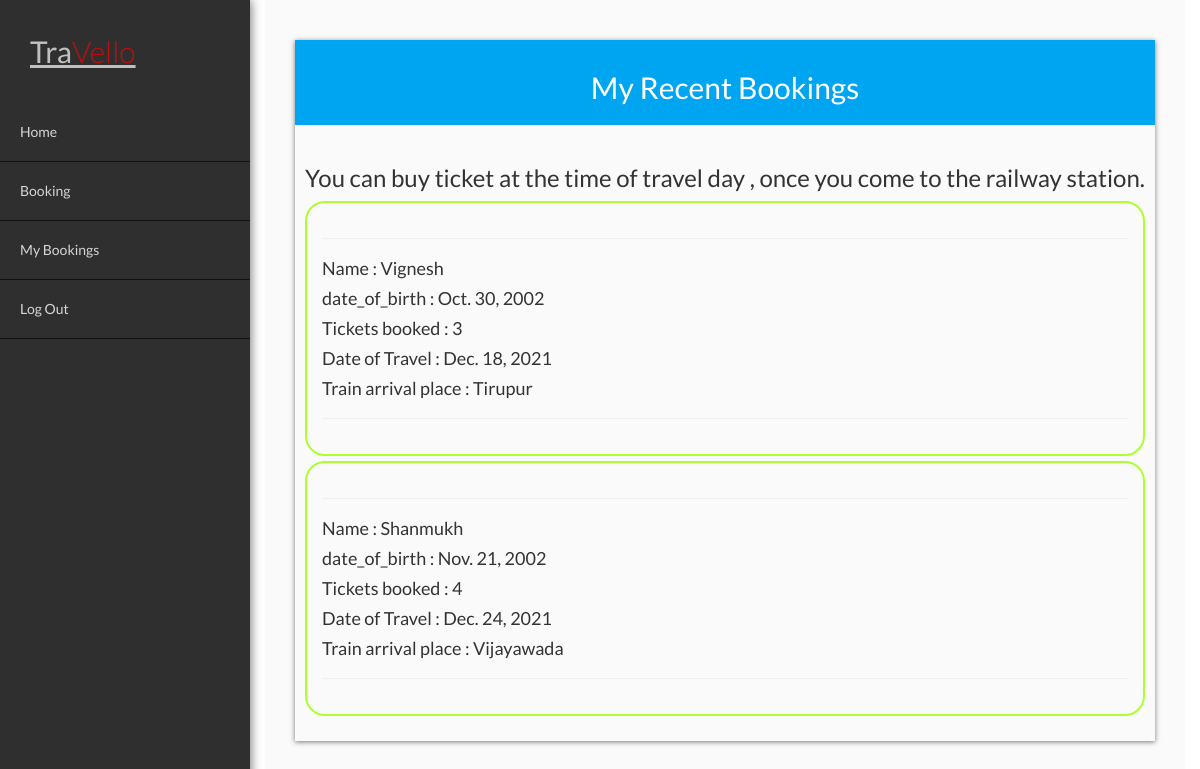
Screenshot of /booking_lists/ (signed in) with the database file from the repository.
### pages/models.py (models this page shows)
class Train_booking_Model(models.Model):
    user= models.ForeignKey(User, on_delete = models.CASCADE,null=True)
    name = models.CharField(max_length=100)
    age = models.IntegerField()
    date_of_birth = models.DateField(auto_now_add=False)
    no_of_persons = models.IntegerField()
    aadhar_number = models.BigIntegerField()
    type_of_coach = models.CharField(max_length=10,choices = choice)
    date = models.DateField(auto_now_add=False)
    trainName = models.ForeignKey(TrainModels,on_delete=models.CASCADE,null=False,related_name="trainName")
    place = models.CharField(max_length = 25)

### pages/views.py (the view)
# urls.py: path('booking_lists/',TrainBookedlist,name='Train Booking List')
@login_required(login_url='login')
def TrainBookedlist(request):
    datas = Train_booking_Model.objects.filter(user=request.user).all().values()
    context = {'datas':datas}
    return render(request,"pages/mybookings.html",context)

### templates/pages/mybookings.html (shortened to what this page needs)
{% extends "./dashboard1.html" %}
{% block content %}
  <div class="main-content">
      <div class="panel-wrapper">
        <div class="panel-head">
          <center><h2>My Recent Bookings</h2></center>
        </div>
        <div class="panel-body">
          <h3 style="text-align:center;">You can buy ticket at the time of travel day , once you come to the railway station.</h3>
            {% for data in datas %}
            <div class="datas">
            <hr>
                  <h4>Name : {{data.name}}</h4>
                  <h4>date_of_birth : {{data.date_of_birth}}</h4>
                  <h4>Tickets booked : {{data.no_of_persons}}</h4>
                  <h4>Date of Travel : {{data.date}}</h4>
                  <h4>Train arrival place : {{data.place}}</h4>
            <hr>
          </div>
            {% endfor %}
        </div>
      </div>
  </div>
{% endblock content %}

### static/css/style.css (style rules this page uses)
* { font-family:Lato; }
html, body { height: 100%; width: 100%; }

### templates/pages/dashboard1.html (style rules this page uses)
* { font-family:Lato; }
.datas { width:100%; height:auto; border:2px solid greenyellow; margin-top: 5px; margin-bottom: 5px; border-radius: 20px; padding:15px; }
* { margin: 0; padding: 0; box-sizing: border-box; }
body, html { font-family: 'Lato', sans-serif; font-size: 20px; height: 100%; position: relative; }
.main-content { background-color: #fafafa; width: calc(100% - 250px); height: 100%; margin-left: 250px; padding: 20px 30px; }
.main-content .panel-wrapper { margin: 20px 0; box-shadow: 0px 1px 5px #777; }
.main-content .panel-wrapper .panel-head { background-color: #00A5F2; color: #fff; padding: 10px 10px; border: 1px solid #00A5F2; }
.main-content .panel-wrapper .panel-body { padding: 20px 10px; font-size: 80%; }

### rows the page displays
Train_booking_Model: name "Vignesh", date_of_birth "Oct. 30, 2002", no_of_persons "3", date "Dec. 18, 2021", place "Tirupur"
Train_booking_Model: name "Shanmukh", date_of_birth "Nov. 21, 2002", no_of_persons "4", date "Dec. 24, 2021", place "Vijayawada"
